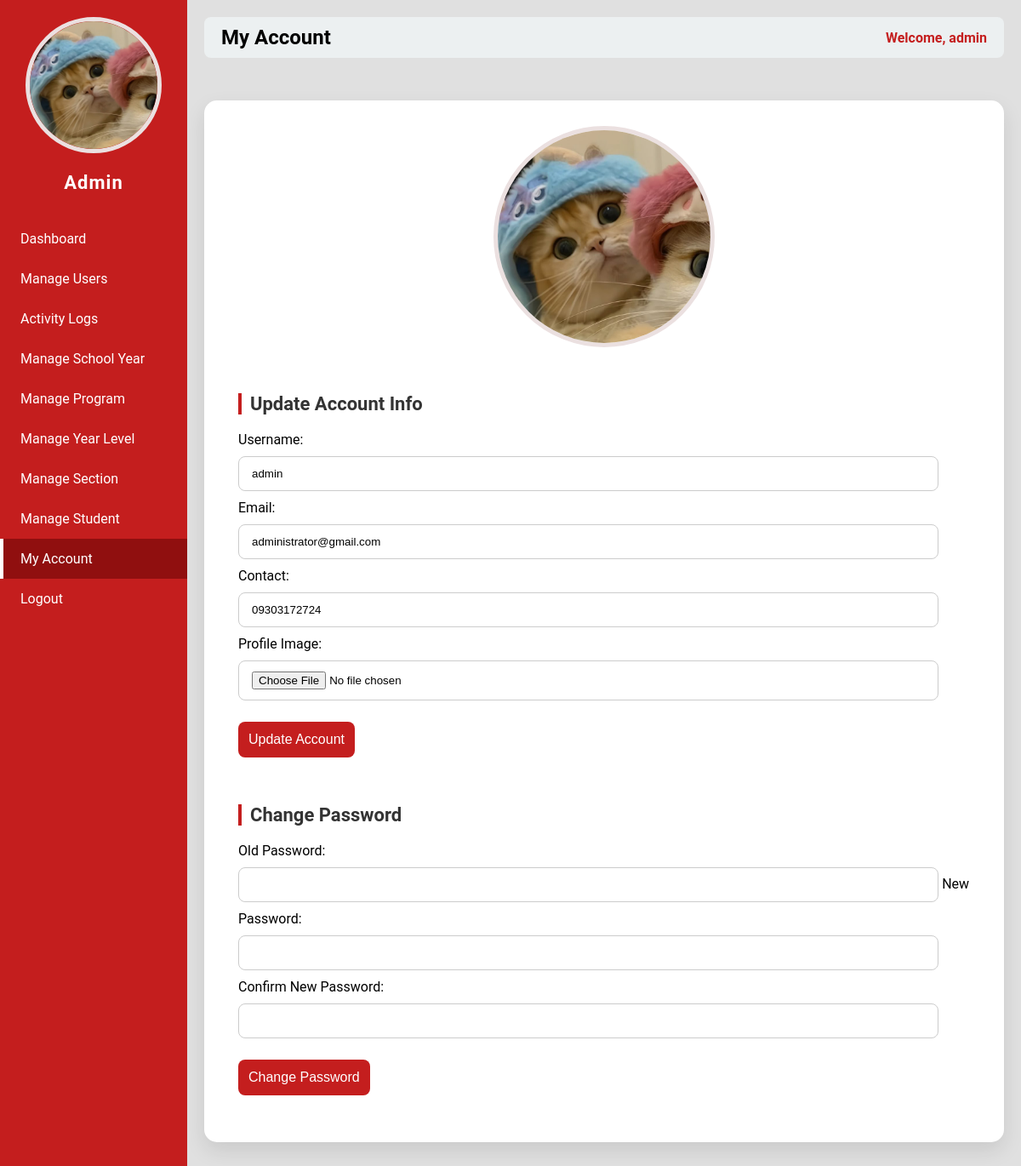
/admin.php?page=my_account (signed in), run on an earlier commit of the app's database.
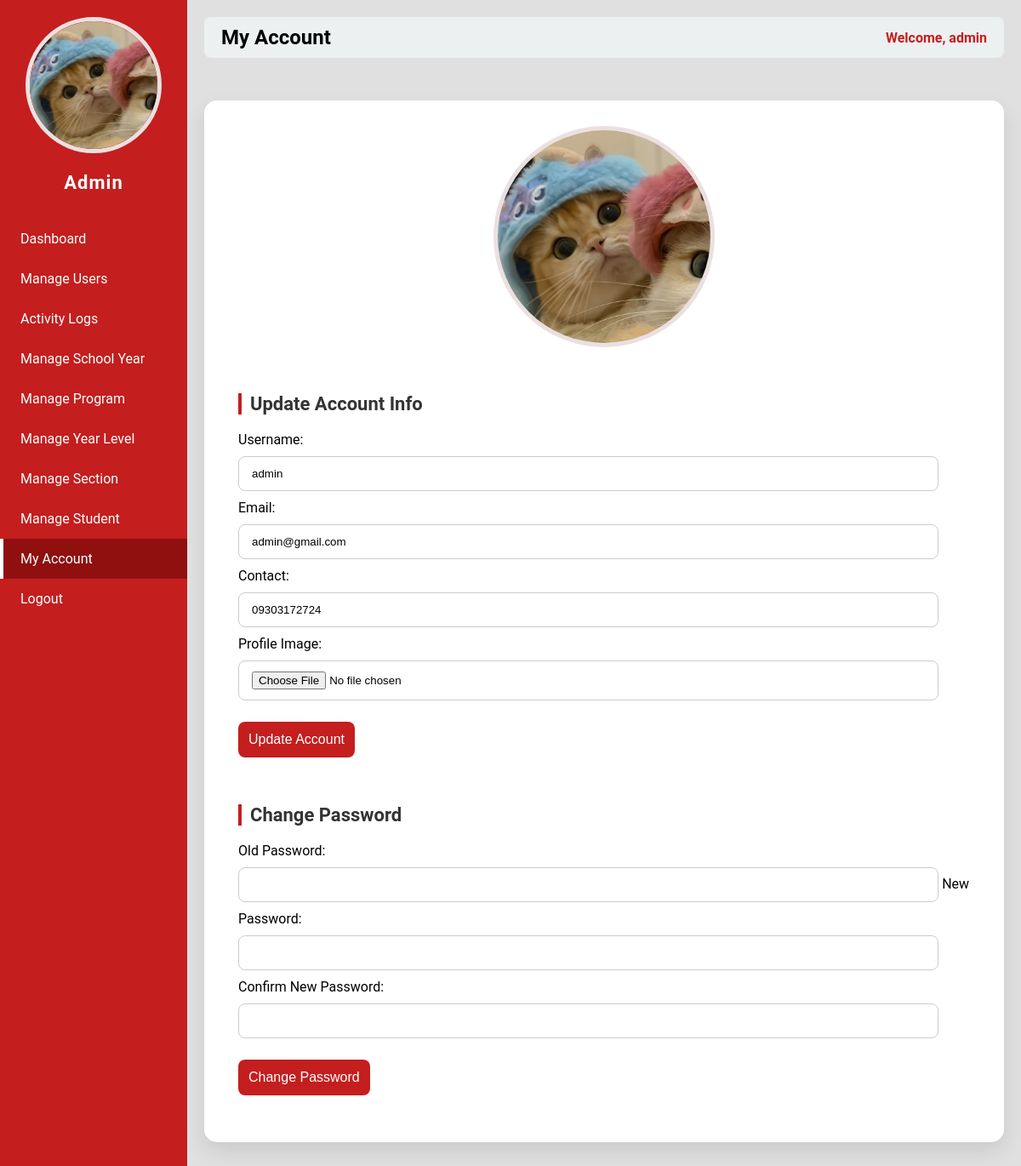
And on a later commit of the database.
### tables this page shows
CREATE TABLE `users` (
  `id` int(11) NOT NULL,
  `username` varchar(50) NOT NULL,
  `password` varchar(255) NOT NULL,
  `role` varchar(50) NOT NULL,
  `email` varchar(255) NOT NULL,
  `contact` varchar(50) NOT NULL,
  `status` varchar(50) NOT NULL,
  `img` varchar(255) NOT NULL
);

### admin_pages/my_account.php (the view, shortened to what this page needs)
<?php
require 'db_connect.php';
$id = $_SESSION['user_id'];
$stmt = $pdo->prepare("SELECT * FROM users WHERE id=?");
$stmt->execute([$id]);
$user = $stmt->fetch(PDO::FETCH_ASSOC);
?>
<!DOCTYPE html>
<html lang="en">
<head>
</head>
<body>
<div class="container">
    <div class="column profile-img">
        <?php if (!empty($user['img'])): ?>
            <img src="<?php echo htmlspecialchars($user['img']); ?>" alt="Profile Image">
        <?php else: ?>
            <img src="default.png" alt="Profile Image">
        <?php endif; ?>
    </div>
    <div class="column">
        <form action="/studisciplink/update_account.php" method="POST" enctype="multipart/form-data">
            <h2>Update Account Info</h2>
            <label>Username:</label>
            <input type="text" name="username" value="<?php echo htmlspecialchars($user['username']); ?>" required>
            <label>Email:</label>
            <input type="email" name="email" value="<?php echo htmlspecialchars($user['email']); ?>">
            <label>Contact:</label>
            <input type="text" name="contact" value="<?php echo htmlspecialchars($user['contact']); ?>">
            <label>Profile Image:</label>
            <input type="file" name="img" accept="image/*">
            <button type="submit" name="update_info">Update Account</button>
        </form>
    </div>
    <div class="column">
        <form action="/studisciplink/update_account.php" method="POST">
            <h2>Change Password</h2>
            <label>Old Password:</label>
            <input type="password" name="old_password" required>
            <label>New Password:</label>
            <input type="password" name="new_password" required>
            <label>Confirm New Password:</label>
            <input type="password" name="confirm_password" required>
            <button type="submit" name="change_password">Change Password</button>
        </form>
    </div>
</div>
</body>
</html>

### admin.php (shortened to what this page needs)
<?php
require 'db_connect.php';
$id = $_SESSION['user_id'];
$stmt = $pdo->prepare("SELECT * FROM users WHERE id=?");
$stmt->execute([$id]);
$user = $stmt->fetch(PDO::FETCH_ASSOC);
$page = isset($_GET['page']) ? $_GET['page'] : 'dashboard';
?>
<!DOCTYPE html>
<html>
<head>
</head>
<body>
<div class="sidebar">
    <div class="column profile-photo">
        <?php if (!empty($user['img'])): ?>
            <img src="<?php echo htmlspecialchars($user['img']); ?>" alt="Profile Image">
        <?php else: ?>
            <img src="default.png" alt="Profile Image">
        <?php endif; ?>
    </div>
    <h2>Admin</h2>
    <a href="?page=dashboard" class="<?php echo $page=='dashboard' ? 'active' : ''; ?>">Dashboard</a>
    <a href="?page=manage_users" class="<?php echo $page=='manage_users' ? 'active' : ''; ?>">Manage Users</a>
    <a href="?page=activity_logs" class="<?php echo $page=='activity_logs' ? 'active' : ''; ?>">Activity Logs</a>
    <a href="?page=manage_school_year" class="<?php echo $page=='manage_school_year' ? 'active' : ''; ?>">Manage School Year</a>
    <a href="?page=manage_program" class="<?php echo $page=='manage_program' ? 'active' : ''; ?>">Manage Program</a>
    <a href="?page=manage_year_level" class="<?php echo $page=='manage_year_level' ? 'active' : ''; ?>">Manage Year Level</a>
    <a href="?page=manage_section" class="<?php echo $page=='manage_section' ? 'active' : ''; ?>">Manage Section</a>
    <a href="?page=manage_student" class="<?php echo $page=='manage_student' ? 'active' : ''; ?>">Manage Student</a>
    <a href="?page=my_account" class="<?php echo $page=='my_account' ? 'active' : ''; ?>">My Account</a>
    <a href="logout.php" onclick="return confirm('Are you sure you want to log out?');">Logout</a>
</div>
<div class="main-content">
    <div class="header">
        <h2><?php echo str_replace('_',' ', $page); ?></h2>
        <span>Welcome, <?php echo $_SESSION['username']; ?></span>
    </div>
    <div class="content">
        <?php
        $file = "admin_pages/{$page}.php";
        if(file_exists($file)){
            include $file;
        } else {
            echo "<p>Page not found.</p>";
        }
        ?>
    </div>
</div>
</body>
</html>

What changed in the data, as far as the page shows it:
changed users "admin": email "administrator@gmail.com" → "admin@gmail.com"
